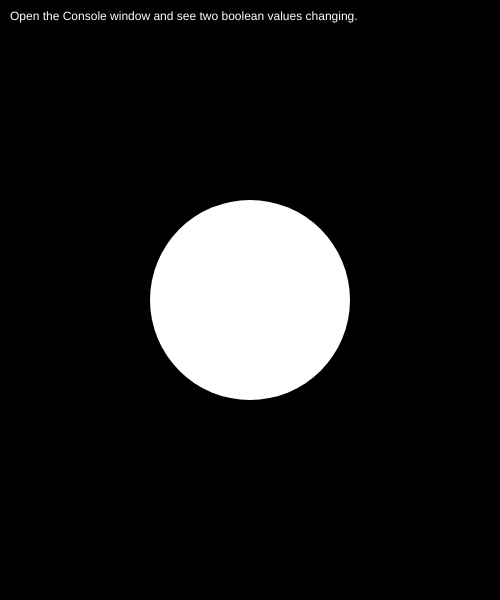
Frame 1 (no input)
Frame 60 (no input): identical to frame 1, image omitted
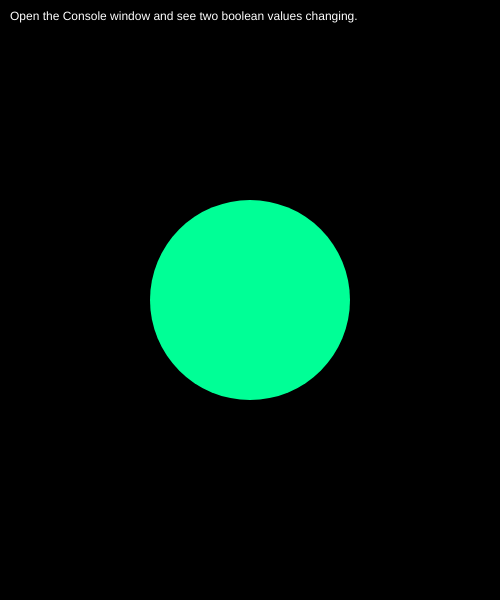
Frame 120 (the mouse pressed at the canvas centre since frame 60)

The p5.js sketch that drew these frames (run headless with seeded random() and noise() and a simulated clock; from frame 60 on, the mouse is pressed at the canvas centre):

// p5.js sketch
// ── sketch.js
// IMA | NYU Shanghai
// MOQN
// Oct 5 2019


let buttons = [];

function setup() {
  createCanvas(500, 600);
  background(0);

  buttons.push( new Button(width/2, height/2, 100) );
}

function draw() {
  background(0);

  for (let b of buttons) {
    b.check(mouseX, mouseY);
    b.display();
  }

  fill(255);
  text("Open the Console window and see two boolean values changing.", 10, 20)
}



class Button {
  constructor(x, y, rad) {
    this.x = x;
    this.y = y;
    this.rad = rad;
    this.color = color(255);
    // ***
    this.prevState = false;
  }
  check(x, y) {
    let currState; // ***
    let distance = dist(this.x, this.y, x, y);
    if (distance < this.rad) {
      // in
      currState = true; // ***
      this.color = color(0, 255, 150);
    } else {
      // out
      currState = false; // ***
      this.color = color(255);
    }
    console.log("Prev: " + this.prevState + " | Curr: " + currState);
    this.prevState = currState; // ***
  }
  display() {
    push();
    noStroke();
    fill(this.color);
    ellipse(this.x, this.y, this.rad*2, this.rad*2);
    pop();
  }
}
